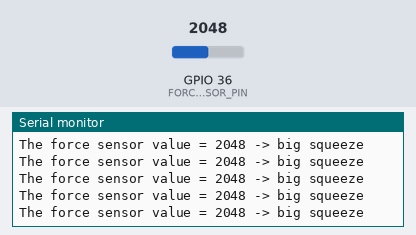
Bench run of a sketch on a simulated ESP32. Parts: the last lines printed to the serial monitor. Inputs (shaded band) come from the test bench; at power-on: GPIO 36 (FORCE_SENSOR_PIN) = 2048.

Above: at 7.4 s.
7.5 s: GPIO 36 (FORCE_SENSOR_PIN) set to 209
At 8.4 s:
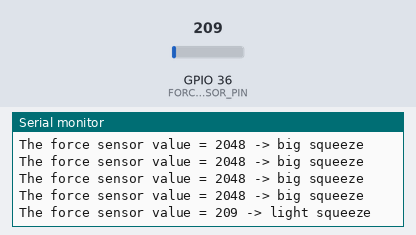
9.0 s: GPIO 36 (FORCE_SENSOR_PIN) set to 191
At 9.8 s:
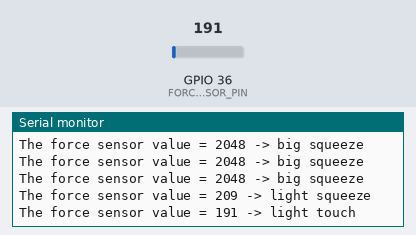

The sketch:

sketch_nov6a.ino
```cpp
/*
 * This ESP32 code is created by esp32io.com
 *
 * This ESP32 code is released in the public domain
 *
 * For more detail (instruction and wiring diagram), visit https://esp32io.com/tutorials/esp32-force-sensor
 */

#define FORCE_SENSOR_PIN 36 // ESP32 pin GPIO36 (ADC0): the FSR and 10K pulldown are connected to A0

void setup() {
  Serial.begin(9600);
}

void loop() {
  int analogReading = analogRead(FORCE_SENSOR_PIN);

  Serial.print("The force sensor value = ");
  Serial.print(analogReading); // print the raw analog reading

  if (analogReading < 10)       // from 0 to 9
    Serial.println(" -> no pressure");
  else if (analogReading < 200) // from 10 to 199
    Serial.println(" -> light touch");
  else if (analogReading < 500) // from 200 to 499
    Serial.println(" -> light squeeze");
  else if (analogReading < 800) // from 500 to 799
    Serial.println(" -> medium squeeze");
  else // from 800 to 1023
    Serial.println(" -> big squeeze");

  delay(1000);
}
```

Measured:
- the behaviour switches between 200 and 199 on GPIO 36 (FORCE_SENSOR_PIN) (found by bisection; images 1 and 2)
- after the input at 7.5 s, the serial monitor: prints a new line after 0.50 s (image 1)
- after the input at 9.0 s, the serial monitor: prints a new line at once (image 2)
